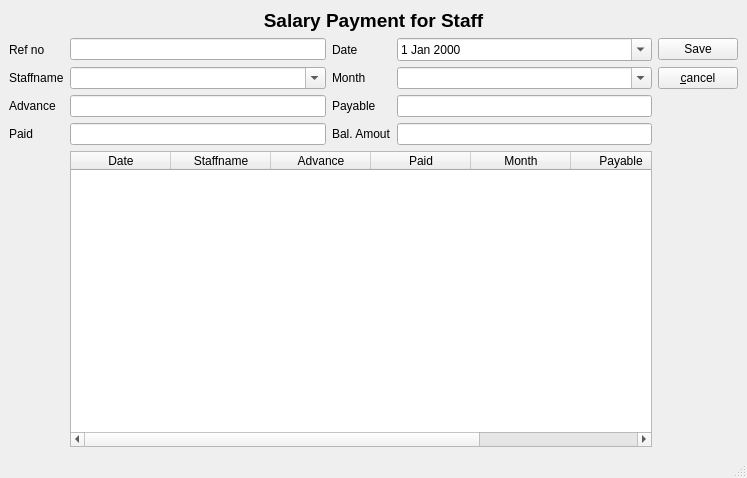
<?xml version="1.0" encoding="UTF-8"?>
<ui version="4.0">
 <class>payslip</class>
 <widget class="QMainWindow" name="payslip">
  <property name="geometry">
   <rect>
    <x>0</x>
    <y>0</y>
    <width>747</width>
    <height>478</height>
   </rect>
  </property>
  <property name="windowTitle">
   <string>MainWindow</string>
  </property>
  <widget class="QWidget" name="centralwidget">
   <layout class="QGridLayout" name="gridLayout_2">
    <item row="0" column="0">
     <layout class="QGridLayout" name="gridLayout">
      <item row="0" column="0" colspan="5">
       <widget class="QLabel" name="label_9">
        <property name="text">
         <string>&lt;html&gt;&lt;head/&gt;&lt;body&gt;&lt;p align=&quot;center&quot;&gt;&lt;span style=&quot; font-size:14pt; font-weight:600;&quot;&gt;Salary Payment for Staff&lt;/span&gt;&lt;/p&gt;&lt;/body&gt;&lt;/html&gt;</string>
        </property>
       </widget>
      </item>
      <item row="1" column="0">
       <widget class="QLabel" name="label">
        <property name="text">
         <string>Ref no</string>
        </property>
       </widget>
      </item>
      <item row="1" column="1">
       <widget class="QLineEdit" name="refno"/>
      </item>
      <item row="1" column="2">
       <widget class="QLabel" name="label_2">
        <property name="text">
         <string>Date</string>
        </property>
       </widget>
      </item>
      <item row="1" column="3">
       <widget class="QDateEdit" name="dateEdit">
        <property name="calendarPopup">
         <bool>true</bool>
        </property>
       </widget>
      </item>
      <item row="2" column="0">
       <widget class="QLabel" name="label_3">
        <property name="text">
         <string>Staffname</string>
        </property>
       </widget>
      </item>
      <item row="2" column="1">
       <widget class="QComboBox" name="stafflist">
        <property name="editable">
         <bool>true</bool>
        </property>
       </widget>
      </item>
      <item row="2" column="2">
       <widget class="QLabel" name="label_4">
        <property name="text">
         <string>Month</string>
        </property>
       </widget>
      </item>
      <item row="2" column="3">
       <widget class="QComboBox" name="month">
        <property name="editable">
         <bool>true</bool>
        </property>
       </widget>
      </item>
      <item row="3" column="2">
       <widget class="QLabel" name="label_6">
        <property name="text">
         <string>Payable</string>
        </property>
       </widget>
      </item>
      <item row="3" column="0">
       <widget class="QLabel" name="label_5">
        <property name="text">
         <string>Advance</string>
        </property>
       </widget>
      </item>
      <item row="3" column="1">
       <widget class="QLineEdit" name="advance"/>
      </item>
      <item row="4" column="1">
       <widget class="QLineEdit" name="paid"/>
      </item>
      <item row="3" column="3">
       <widget class="QLineEdit" name="payable"/>
      </item>
      <item row="4" column="0">
       <widget class="QLabel" name="label_7">
        <property name="text">
         <string>Paid</string>
        </property>
       </widget>
      </item>
      <item row="4" column="3">
       <widget class="QLineEdit" name="balamount"/>
      </item>
      <item row="4" column="2">
       <widget class="QLabel" name="label_8">
        <property name="text">
         <string>Bal. Amout</string>
        </property>
       </widget>
      </item>
      <item row="1" column="4">
       <widget class="QPushButton" name="pushButton">
        <property name="text">
         <string>Save</string>
        </property>
       </widget>
      </item>
      <item row="2" column="4">
       <widget class="QPushButton" name="pushButton_2">
        <property name="text">
         <string>&amp;cancel</string>
        </property>
       </widget>
      </item>
      <item row="5" column="1" colspan="3">
       <widget class="QTableWidget" name="tableWidget">
        <column>
         <property name="text">
          <string>Date</string>
         </property>
        </column>
        <column>
         <property name="text">
          <string>Staffname</string>
         </property>
        </column>
        <column>
         <property name="text">
          <string>Advance</string>
         </property>
        </column>
        <column>
         <property name="text">
          <string>Paid</string>
         </property>
        </column>
        <column>
         <property name="text">
          <string>Month</string>
         </property>
        </column>
        <column>
         <property name="text">
          <string>Payable</string>
         </property>
        </column>
        <column>
         <property name="text">
          <string>Balance</string>
         </property>
        </column>
       </widget>
      </item>
     </layout>
    </item>
   </layout>
  </widget>
  <widget class="QStatusBar" name="statusbar"/>
 </widget>
 <resources/>
 <connections/>
</ui>
